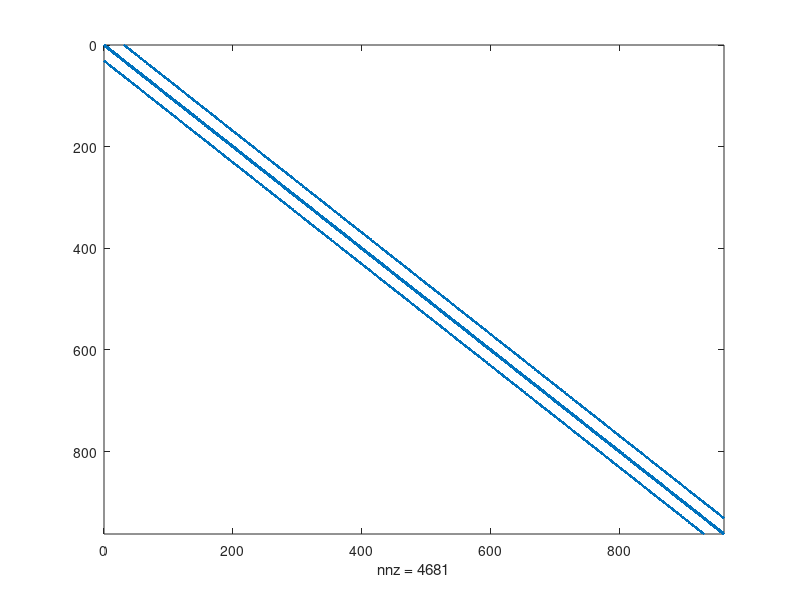
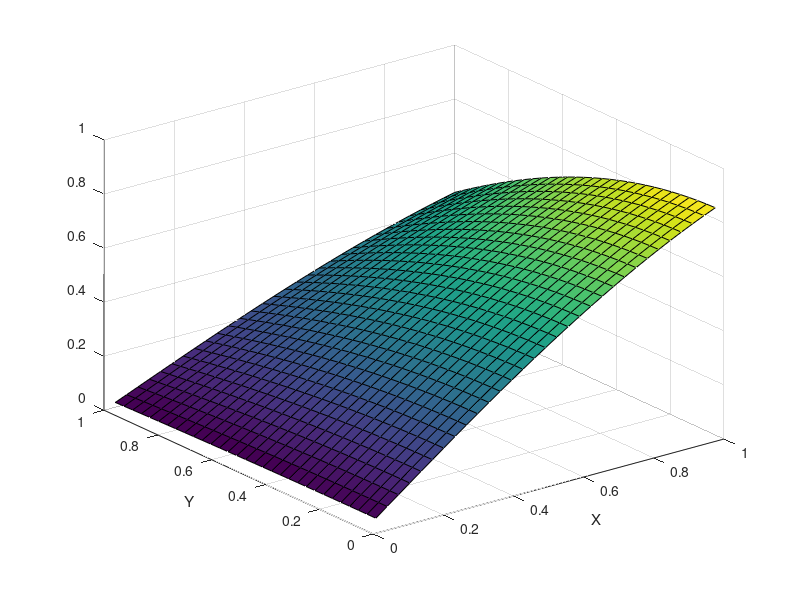
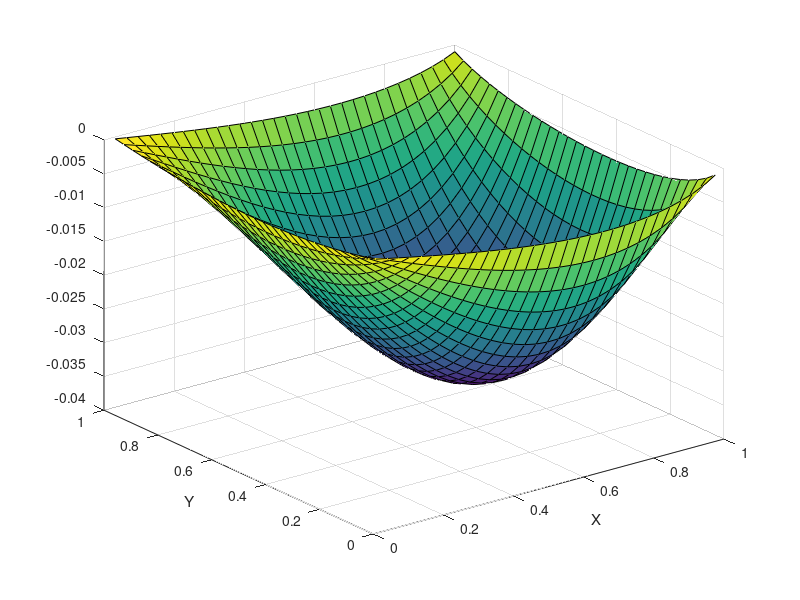

MATLAB code to generate these figures, in order:
nx = 32; ny = 32;
dx = 1 / (nx-1);
dy = 1 / (ny-1);

% diagonal entries
diag_block = eye(ny-1) * (-2/dx^2-2/dy^2);
% upper diagonal entries
diag_block = diag_block + diag( ones(ny-2,1)/dy^2, 1 );
% lower diagonal entries
diag_block = diag_block + diag( ones(ny-2,1)/dy^2, -1 );

% construct diagonal block by repeating diag_block
Matrix = kron( eye(nx-1), diag_block );
% construct upper diagonal block
Matrix = Matrix + diag( ones((nx-2)*(ny-1), 1 ), ny-1 ) * 1/dx^2;
% construct lower diagonal block
Matrix = Matrix + diag( ones((nx-2)*(ny-1), 1 ), 1-ny ) * 1/dx^2;

% check sparsity pattern of matrix
figure;
spy( Matrix );

% meshgrid
x = [1:nx-1] * dx;
y = [1:ny-1] * dy;
[Y,X] = meshgrid( x, y );

% RHS
F = sin(X) .* cos(Y);
f = reshape( F', (nx-1)*(ny-1), 1 );

figure;
surf( X, Y, F );
xlabel('X');
ylabel('Y');

% solve
u = Matrix \ f;
U = reshape( u, ny-1, nx-1 )';

figure;
surf( X, Y, U );
xlabel('X');
ylabel('Y');